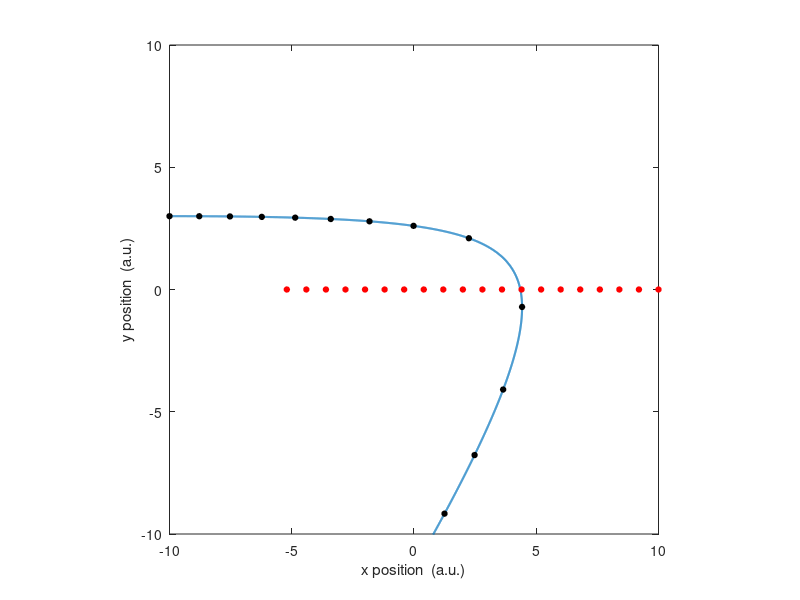
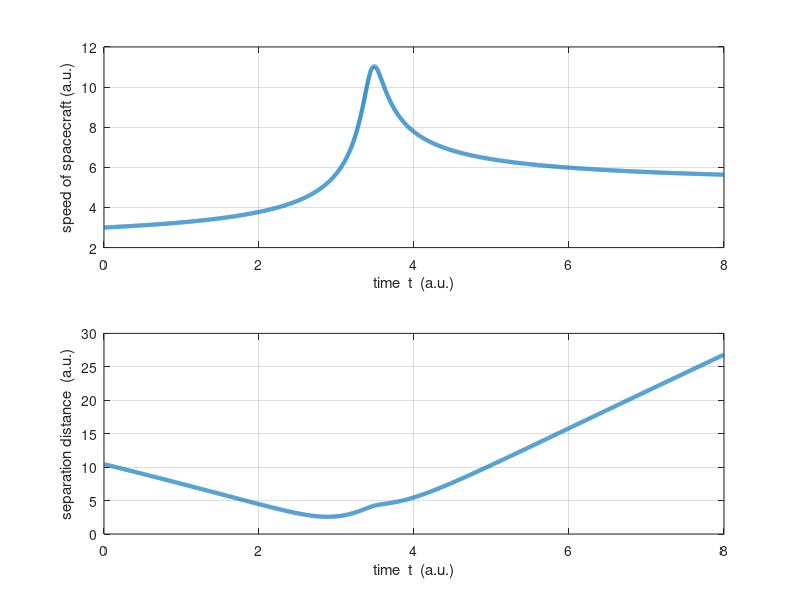
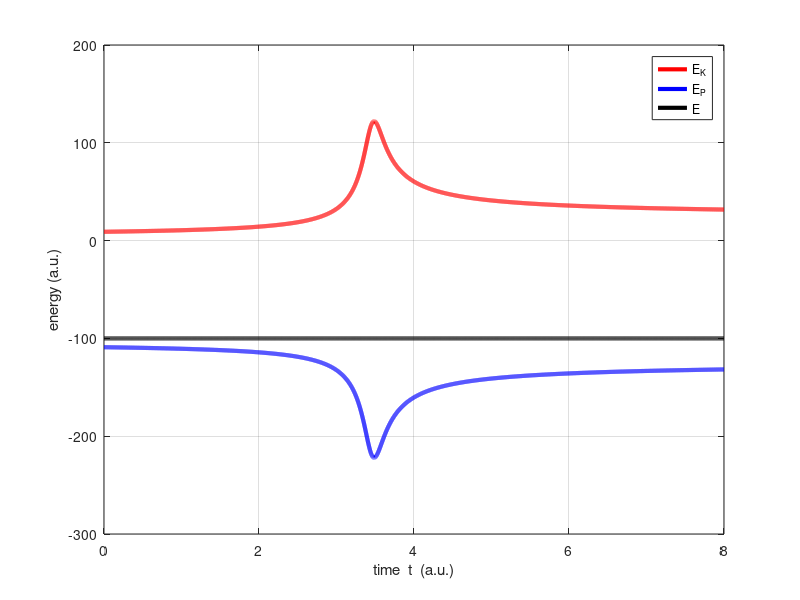

Write MATLAB code to recreate these figures, in order. (Note: this script raises an error after producing the figures.)
% mec_spring_energy.m
% Ian Cooper
% School of Physics, University of Sydney
% http://www.physics.usyd.edu.au/teach_res/mp/mphome.htm

% In the section PLANET: comment / uncomment to select
%   stationary or moving planet

clear all
close all
clc


% Input and Constants +++++++++++++++++++++++++++++++++++++++++++++++
K = 80;                 % constant of proportionality
step = 250;
t_max = 8;              % max simulation time
nt = 5000;              % number of time steps


% ********************************************************************
%  Setup and initialize variables
% ********************************************************************
v_0x = 3;        % initial velcoity: x cpt.
v_0y = 0;        % initial velcoity: y cpt.
x0 = -10;                    % initial displacement: x cpt.
y0 = 3;                      % initial displacement: y cpt.

t = linspace(0,t_max,nt);                % time
dt = t(2) - t(1);                        % time step 

% PLANET --------------------------------------------------------------
% Select planet stationary or moving by commenting / uncommenting code
    vP =  0;    xP0 = 2;   % Planet Stationary vP = 0
    vP = -2;    xP0 = 10;  % Moving planet
% --------------------------------------------------------------------        
xP = xP0 + vP * t;
yP = zeros(1,nt);


% ********************************************************************
%  Calculations
% ********************************************************************

x(1) = x0; y(1) = y0;
xd(1) = x(1) - xP(1);

Rd(1) = sqrt(xd(1)^2 + y(1)^2);
vx(1) = v_0x; vy(1) = v_0y;

ax(1) = -(K / abs(Rd(1))^3) * xd(1);
ay(1) = -(K / abs(Rd(1))^3) * y(1);

x(2) = x(1) + vx(1) * dt + 0.5 * ax(1) * dt^2;
y(2) = y(1) + vy(1) * dt + 0.5 * ay(1) * dt^2;

xd(2) = x(2) - xP(2);
Rd(2) = sqrt(xd(2)^2 + y(2)^2);

vx(2) = vx(1) + ax(1) * dt;
vy(2) = vy(1) + ay(1) * dt;

% time steps 3, 4, 5, ....
for c = 3 : nt
    x(c) = -K*dt^2*xd(c-1)/Rd(c-1)^3 + 2*x(c-1) - x(c-2);
    y(c) = -K*dt^2*y(c-1)/Rd(c-1)^3 + 2*y(c-1) - y(c-2);
    xd(c) = x(c) - xP(c);
    Rd(c) = sqrt(xd(c)^2 + y(c)^2);
end

% velocity ----------------------------------------------------------
R = x + j .* y;
temp_p = zeros(1,nt+2); temp_m = zeros(1,nt+2); temp = zeros(1,nt+2);
temp_p(1:end-2) = R; temp_m(3:end)= R; temp = temp_p - temp_m;

v(1) = abs((R(2)-R(1))/dt); v(nt) = abs((R(end-1)-R(end-2))/dt);
v(2:nt-1)= abs(temp(3:end-2)./(2*dt));

% energy
ET = -100*ones(1,nt);
EK = v.^2;
EP = ET- EK;

% ********************************************************************
%  Graphics
% ********************************************************************

figure(1) % 111111111111111111111111111111111111111111111111111111111

% Plot: x, y trajectory
x_p = real(R);     % x data for plot
y_p = imag(R);     % y data for plot
ns = nt /50;
title_x = 'x position  (a.u.)';
title_y = 'y position  (a.u.)';

lineWidth_p = 1.5;
%set(gcf,'Name','Orbit');
%axis_dim = [-4 4 -4 4];
%color_face = [1 0.6 0.3];
%h_rectangle = rectangle('Position', [-1,-1,2,2],'Curvature',[1 1]);
%set(h_rectangle,'FaceColor',color_face,'EdgeColor',color_face);
%hold on

plot(x_p,y_p,'lineWidth',lineWidth_p);
hold on
hp = plot(x_p(1:step:end),y_p(1:step:end),'o','MarkerSize',4);
set(hp,'MarkerEdgeColor',[0 0 0],'MarkerFaceColor', [0 0 0]);
xlabel(title_x);
ylabel(title_y);
axis([-10 10 -10 10])
axis equal
box on
%axis(axis_dim);
hold on
%color_p = [0 0 1];
%color_p1 = [1 1 1];
%size_p = 4;
%axis off
%h_plot_A2 = plot(x_p(1:ns:end),y_p(1:ns:end),'ro');
%set(h_plot_A2,'MarkerEdgeColor',color_p,'MarkerFaceColor',color_p1, ...
%    'MarkerSize',size_p);
hp = plot(xP(1:step:end),yP(1:step:end),'o','MarkerSize',4);
set(hp,'MarkerEdgeColor',[1 0 0],'MarkerFaceColor', [1 0 0]);

set(gca,'Xtick',[-10 -5 0 5 10]);
set(gca,'Ytick',[-10 -5 0 5 10]);
set(gca,'XLim',[-10 10]);
set(gca,'YLim',[-10 10]);

figure(2); % 22222222222222222222222222222222222222222222222222222222222
subplot(2,1,1);
plot(t,v,'linewidth',3);
grid on
xlabel('time  t  (a.u.)');
ylabel('speed of spacecraft (a.u.)');

subplot(2,1,2);
plot(t,abs(R),'linewidth',3);
grid on
xlabel('time  t  (a.u.)');
ylabel('separation distance  (a.u.)');

figure(4); % 44444444444444444444444444444444444444444444444444444444444
plot(t,EK,'r','linewidth',3);
hold on
plot(t,EP,'b','linewidth',3);
plot(t,ET,'k','linewidth',3);
grid on
xlabel('time  t  (a.u.)');
ylabel('energy (a.u.)');
legend('E_K','E_P','E');

figure(3) % 3333333333333333333333333333333333333333333333333333333333333
cc = 1;
hp = plot(x_p(100),y_p(100),'o','MarkerSize',4);
set(hp,'MarkerEdgeColor',[0 0 0],'MarkerFaceColor', [0 0 0]);
hold on
hp = plot(xP(100),yP(100),'o','MarkerSize',6);
set(hp,'MarkerEdgeColor',[1 0 0],'MarkerFaceColor', [1 0 0]);
axis([-10 10 -10 5])
axis equal
box on
axis([-10 10 -10 5])
axis off

M = getframe(gcf);
[im,map] = rgb2ind(M.cdata,256,'dither');  %RGB to indexed images
im(1,1,1,1) = 0;

for c = 100 : 120: nt
hp = plot(x_p(c),y_p(c),'o','MarkerSize',4);
set(hp,'MarkerEdgeColor',[0 0 0],'MarkerFaceColor', [0 0 0]);
hold on
hp = plot(xP(c),yP(c),'o','MarkerSize',6);
set(hp,'MarkerEdgeColor',[1 0 0],'MarkerFaceColor', [1 0 0]);
xlabel(title_x);
ylabel(title_y);
axis([-10 10 -10 5])
axis equal
box on
axis([-10 10 -10 5])
axis off
pause(0.1)
    M = getframe(gcf) ;
    cc = cc+1;
    im(:,:,1,cc) = rgb2ind(M.cdata,map,'dither');
end

% SAVE or NOT SAVE animated gif +++++++++++++++++++++++++++++++++++++++++

delay = 0.2;
ag_name = 'ag_slingshot.gif';   % file name for animated gif
imwrite(im,map,ag_name,'DelayTime',delay,'LoopCount',inf);
